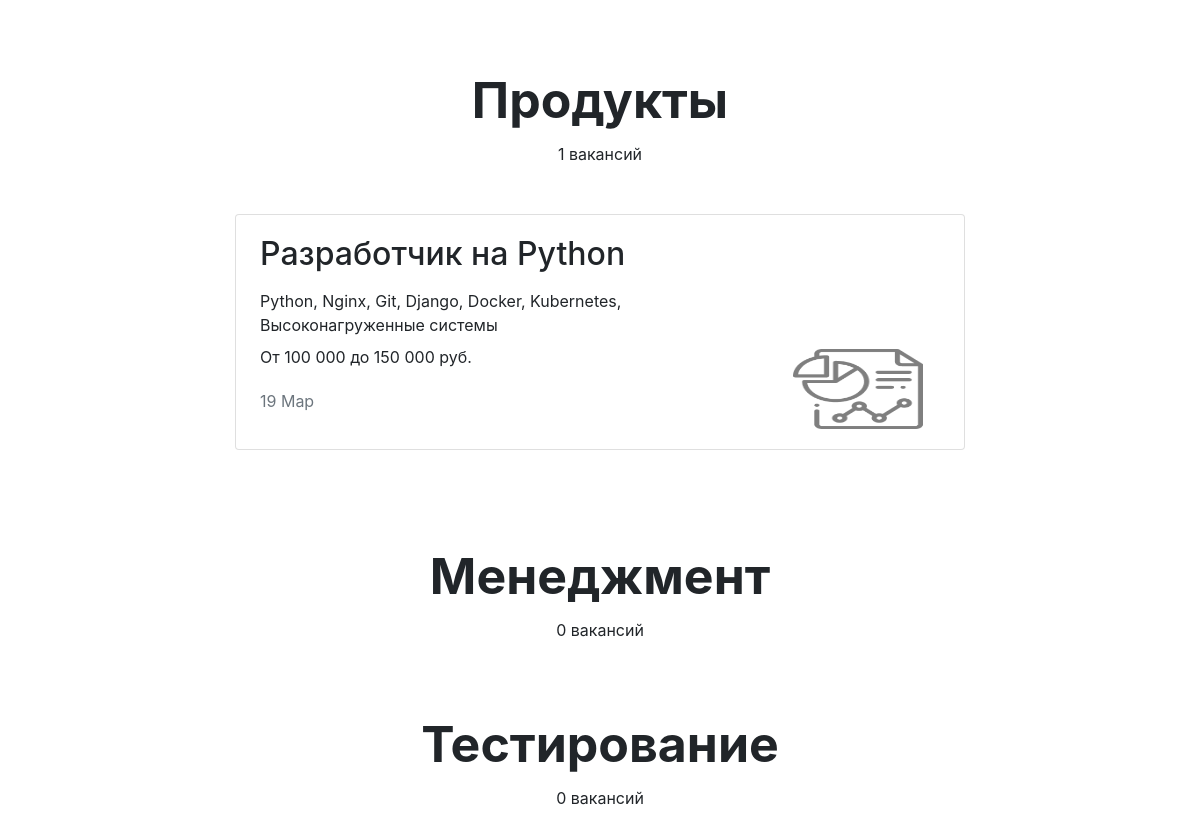
/vacancies/ (lower part), run on an earlier commit of the app's database.
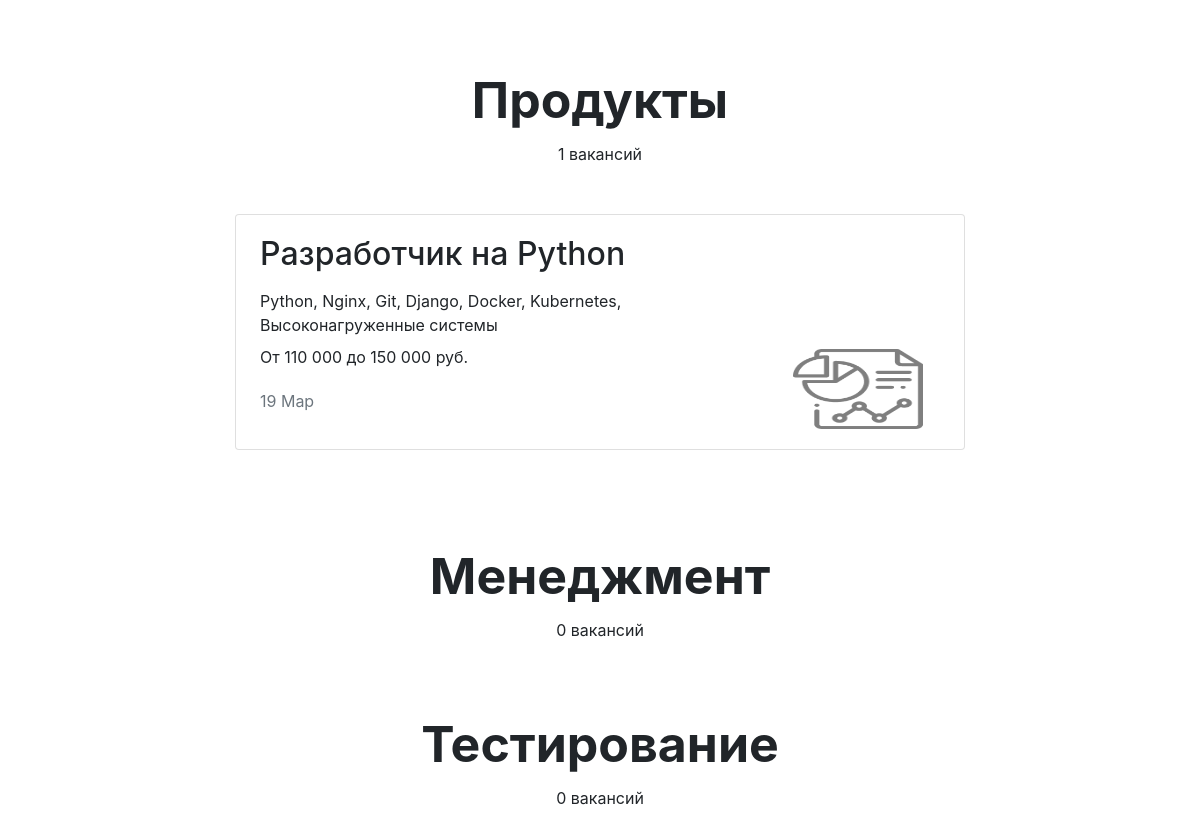
And on a later commit of the database.
### vacancies/models.py (models this page shows, shortened)
class Vacancy(models.Model):
    title = models.CharField(max_length=64, verbose_name='Название вакансии')
    specialty = models.ForeignKey(Specialty, on_delete=models.PROTECT, related_name="vacancies",
                                  verbose_name='Специализация')
    company = models.ForeignKey(Company, on_delete=models.CASCADE, related_name="vacancies")
    skills = models.TextField(blank=True, verbose_name='Требуемые навыки')
    description = models.TextField(blank=True, verbose_name='Описание вакансии')
    salary_min = models.IntegerField(blank=True, verbose_name='Зарплата от')
    salary_max = models.IntegerField(blank=True, verbose_name='Зарплата до')
    published_at = models.DateTimeField(auto_now_add=True)
    class Meta:
        verbose_name = 'Вакансия'
        verbose_name_plural = 'Вакансии'

class Specialty(models.Model):
    code = models.CharField(max_length=64)
    title = models.CharField(max_length=64)
    picture = models.ImageField(upload_to='MEDIA_SPECIALITY_IMAGE_DIR')
    class Meta:
        verbose_name = 'Специализация'
        verbose_name_plural = 'Специализации'

### vacancies/views.py (the view)
# urls.py: path('vacancies/', VacanciesView.as_view(), name='vacancies'),
class VacanciesView(ListView):
    model = Vacancy
    template_name = 'vacancies/vacancies.html'
    context_object_name = 'vacancies'  # это по сути object_list, то есть все объекты из модели Vacancy
    extra_context = {'specialties': Specialty.objects.all()}

### vacancies/models.py (called while the page is built)
    def get_absolute_url(self):
        return reverse('company', kwargs={'company_id': self.pk})

### vacancies/templatetags/salary.py (called while the page is built)
@register.filter()
def salary(value):
    return '{:,}'.format(value).replace(',', ' ')

### vacancies/templates/vacancies/vacancies.html (shortened to what this page needs)
{% extends 'vacancies/base.html' %}
{% load static %}
{% load salary %}
{% block content %}
    {% for specialty in specialties %}
    <h1 class="h1 text-center mx-auto mt-4 pt-5" style="font-size: 50px;"><strong>{{ specialty.title }}</strong></h1>
    {% if vacancies.all.count > 0 %}
    <p class="text-center pt-1">{{ specialty.vacancies.all.count }} вакансий</p>
    {% else %}
    <p class="text-center pt-1">По специализации не найдено ни одной вакансии</p>
    {% endif %}
    {% for vacancy in vacancies %}
    {% if specialty.code == vacancy.specialty.code %}
    <div class="row mt-5">
        <div class="col-12 col-lg-8 offset-lg-2 m-auto">
            <div class="card mb-4">
                <div class="card-body px-4">
                    <div class="row">
                        <div class="col-12 col-md-8 col-lg-9">
                            <h2 class="h2 pb-2">{{ vacancy.title }}</h2>
                            <p class="mb-2">{{ vacancy.skills }}</p>
                            <p>От {{ vacancy.salary_min|salary }} до {{ vacancy.salary_max|salary }} руб.</p>
                            <p class="text-muted pt-1">{{ vacancy.published_at|date:"d M" }}</p>
                        </div>
                        <div class="col-12 col-md-4 col-lg-3 d-flex align-items-end">
                            {% if vacancy.specialty.picture %}
                            <a href="{{ vacancy.company.get_absolute_url }}"><img
                                    src="{{ vacancy.specialty.picture.url }}" width="130" height="80" alt=""></a>
                            {% endif %}
                        </div>
                    </div>
                </div>
            </div>
        </div>
    </div>
{% endif %}
{% endfor %}
{% endfor %}
{% endblock %}

What changed in the data, as far as the page shows it:
changed Vacancy "Разработчик на Python": salary_min|salary "100 000" → "110 000"
